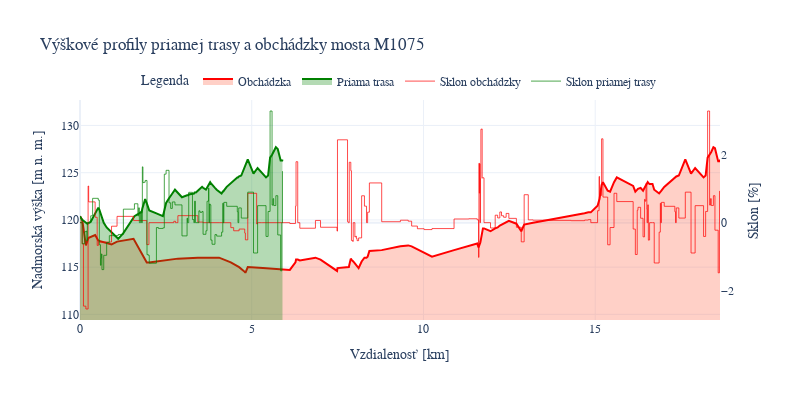

The notebook cell this image was saved under:
### Code cell
# Call the function for row 18
plot_elevation_profile(row=35, verbose=False, showfig=True, savefig=True)
